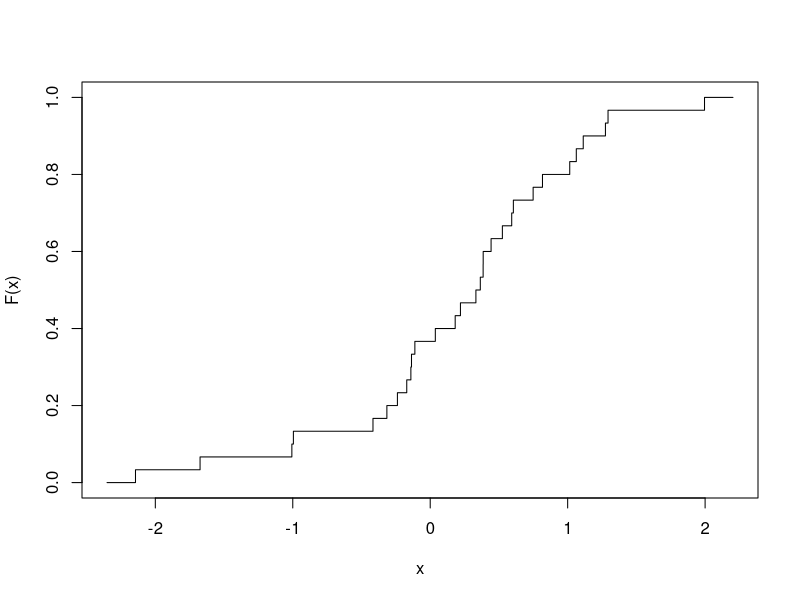
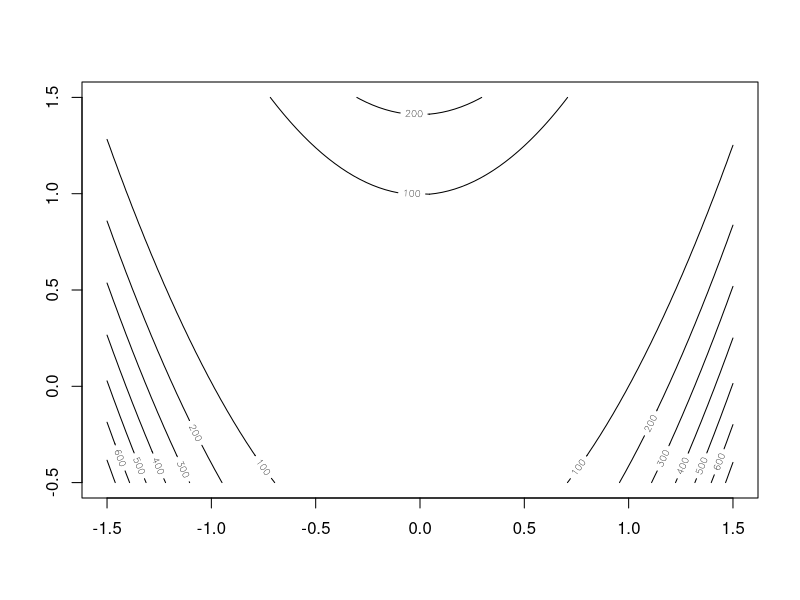
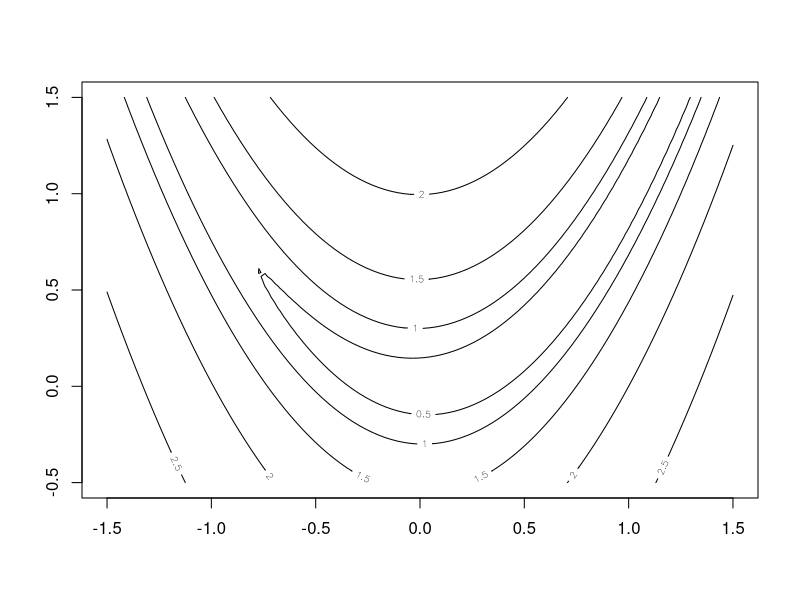
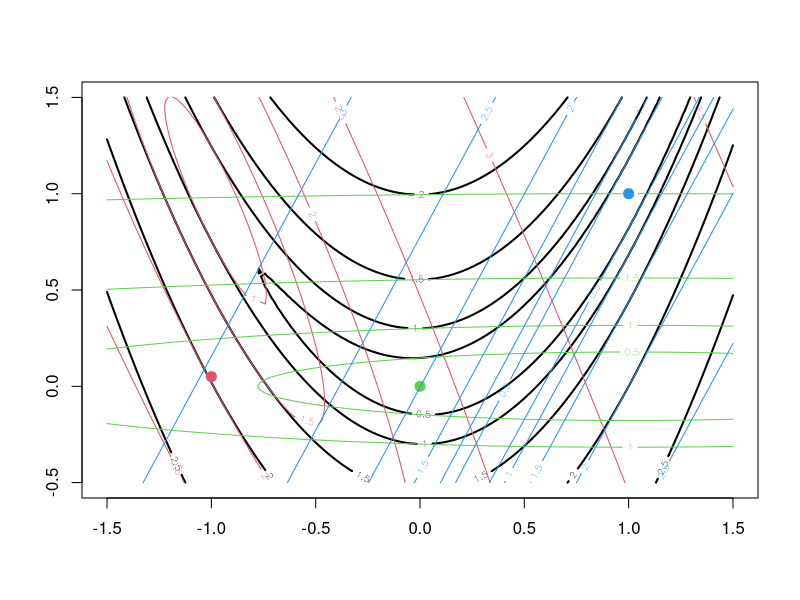
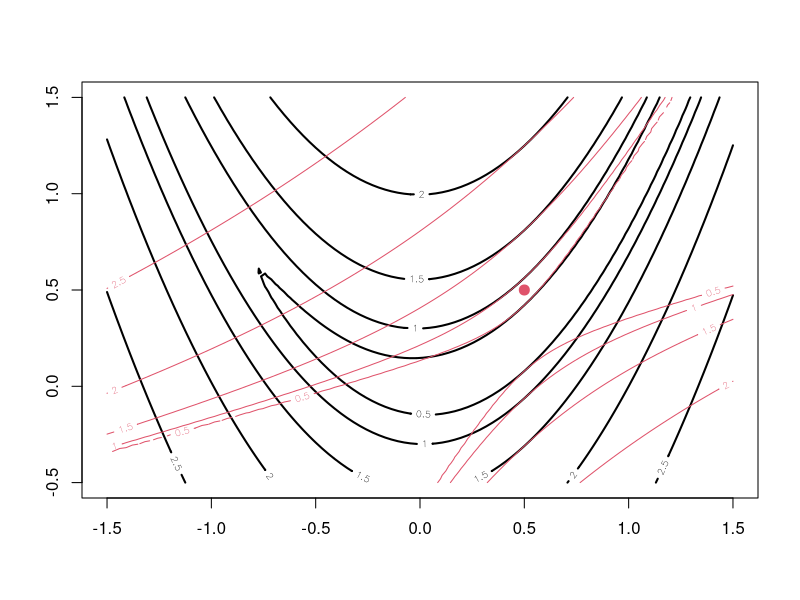

The R source for these figures, in order:
## Solutions to preliminary exercises
## Originally by Simon Wood, Nov 2012

## Q1. Note that `machine precision' is slightly more slippery than
##     is suggested here. The question focuses on the precision implied
##     by the storage of floating point numbers in main memory. The part 
##     of the CPU which carries out floating point operations often 
##     works at a higher precision, carrying more significant figures 
##     in intermendiate quantities. Compilers sometimes use these extra 
##     precision floating point storage locations as temporary storage 
##     to speed up code, which can mean that a program has some of its
##     floating point numbers stored at higher precision than others. 
##     The upshot is that it is usually a bad idea to test floating point
##     numbers for exact equality, even if they should be exactly equal. 
##     Do read Section 1.1 of Press et al. (2007) Numerical Recipes, CUP.
## a)
eps <- 1
x <- 1 
while (x+eps != x) eps <- eps/2
eps/x
# 1.110223e-16

## b)
eps+x==x
# [1] TRUE
eps1 <- eps*1.01
eps1+x==x
# [1] FALSE
## ... confirming the statement

## c) 
.Machine$double.eps

## d) 
eps <- 1
x <- .125
while (x+eps != x) eps <- eps/2
eps/x
#[1] 1.110223e-16

## e) 
eps <- 1
x <- pi
while (x+eps != x) eps <- eps/2
eps/x
#[1] 7.067899e-17

## f)
eps <- 1
x <- 1 
while (x+eps != x) eps <- eps/2
log(1/(2*eps))/log(10) 
#[1] 15.65356

## Q2.
## a)
X <- matrix(runif(100000),1000,100)
z <- rep(0,1000)
system.time(
for (i in 1:1000) {
  for (j in 1:100) z[i] <- z[i] + X[i,j]
})
system.time(z1 <- rowSums(X))
system.time(z2 <- apply(X,1,sum))
range(z-z1)
range(z-z2)

## b)
n <- 100000
z <- rnorm(n)
proc.time()
zneg <- 0;j <- 1
for (i in 1:n) {
  if (z[i]<0) {
    zneg[j] <- z[i]
    j <- j + 1
  }
}
proc.time()
zneg1 <- z[z<0] ## fast alternative
proc.time()
range(zneg1-zneg)

## Q3. 

## basic manipulations....
set.seed(1)
n <- 1000
A <- matrix(runif(n*n),n,n)
x <- runif(n)

xtAx <- t(x)%*%A%*%x

trA <- sum(diag(A)) 

AtXA <- t(A)%*%diag(x)%*%A

AtXA.2 <- t(A)%*%(x*A) ## alternative to above, using `recycling' 

## Q4 
## a)
set.seed(0)
n <- 1000
A <- matrix(runif(n*n),n,n)
x.true <- runif(n)
y <- A%*%x.true

## b)
proc.time()
Ai <- solve(A)
x1 <- Ai%*%y
proc.time() ## took about 4 seconds
mean(abs(x1-x.true))
#[1] 2.869841e-11

## c)
system.time(x2 <- solve(A,y)) ## .8 seconds
mean(abs(x2-x.true))
#[1] 1.356142e-12

## d) It seems that method c) is both faster and more accurate (which is what 
##    theory would confirm).

## Q5. Many solutions are possible. Here is one that does the job.

obs.cdf <- function(x,plot.cdf=TRUE) {
  sx <- sort.int(x,index.return=TRUE) ## order the observations
  n <- length(x)
  sx$F <- 1:n/n  ## \hat F for the ordered data
  if (plot.cdf) {
    dx <- (max(x)-min(x))/20 ## how far to plot beyond data range
    xp <- c(sx$x[1]-dx,sx$x,sx$x[n]+dx) ## the x values for plotting
    xp <- rep(xp,rep(3,n+2))[-1] ## repeat the x values for step function plot
    Fp <- c(0,sx$F,1)  ## \hat F values for plotting
    Fp <- rep(Fp,rep(3,n+2))[-3*(n+2)] ## repeat in same way as x
    plot(xp,Fp,type="l",xlab="x",ylab="F(x)") ## plot!
  }
  sx$F[sx$ix] <- sx$F  ## \hat F in original data order
  sx$F ## return \hat F
}
obs.cdf(rnorm(30))

## Q6... NA

## Q7. 
## a)
rb <- function(x,z) {
  100*(z-x^2)^2 + (1-x)^2 
}

## b)
n <- 100
x <- seq(-1.5,1.5,length=n)
z <- seq(-.5,1.5,length=n)
f <- outer(x,z,rb)
contour(x,z,matrix(f,n,n))

## c)
contour(x,z,matrix(log10(f),n,n),levels=(1:10/2))

## d) 
rb.grad <- function(x,z) {
## gradient of rosenbrocks function at a single point
  g <- rep(NA,2)
  g[2] <- 200*(z-x^2)
  g[1] <- 400*(x^3-z*x) + 2*(x-1)
  g
}

## e)
x0 <- .5; z0 <- 1; eps <- 1e-7
f0 <- rb(x0,z0)
g <- g0 <- rb.grad(x0,z0) ## exact gradiant
## put FD gradiant in g0
g0[1] <- (rb(x0+eps,z0)-f0)/eps
g0[2] <- (rb(x0,z0+eps)-f0)/eps
g;g0 ## compare

## f) 
rb.hess <- function(x,z) {
## Hessian of Rosenbrock's function, at a single point
  H <- matrix(NA,2,2)
  H[2,2] <- 200
  H[1,1] <- 1200*x^2 - 400*z + 2
  H[2,1] <- H[1,2] <- -400*x
  H
}

## g)
H <- H0 <- rb.hess(x0,z0)
H0[,1] <- (rb.grad(x0+eps,z0)-g)/eps
H0[,2] <- (rb.grad(x0,z0+eps)-g)/eps
H;H0

## h)

ad.quad <- function(x,z,col=2,trans=log10,lev=1:10/2) {
## function to add a quadratic approximation to Rosenbrocks
## to a plot of the function, based on a Taylor expansion
## at x,z
  f0 <- rb(x,z)
  g <- rb.grad(x,z)
  H <- rb.hess(x,z)
  qap <- function(x,z,f0,g,H) {
    X <- matrix(c(x,z),length(x),2)
    f0 + X%*%g + rowSums((X%*%H)*X)/2
  }
  n <- 100
  xx <- seq(-1.5,1.5,length=n)
  zz <- seq(-.5,1.5,length=n)
  q <- trans(outer(xx-x,zz-z,qap,f0=f0,g=g,H=H)) 
  contour(xx,zz,matrix(q,n,n),col=col,add=TRUE,levels=lev)
}

## i)

contour(x,z,matrix(log10(f),n,n),levels=(1:10/2),lwd=2)
ad.quad(-1,0.5);points(-1,.05,col=2,pch=20,cex=2)
ad.quad(0,0,col=3);points(0,0,col=3,pch=20,cex=2)
ad.quad(1,1,col=4);points(1,1,col=4,pch=20,cex=2)

## j)
contour(x,z,matrix(log10(f),n,n),levels=(1:10/2),lwd=2)
ad.quad(0.5,0.5);points(.5,.5,col=2,pch=20,cex=2)

## Q8.
## a) 
?optim

## b) versions of rb and rb.grad for `optim' use

rbo <- function(x) {
  100*(x[2]-x[1]^2)^2 + (1-x[1])^2 
}

rbg <- function(x) rb.grad(x[1],x[2])

## c)
optim(c(-.5,1),rbo) ## reports successful convergence

## d)
optim(c(-.5,1),rbo,method="BFGS")
## ... modest improvement

## e)
optim(c(-.5,1),rbo,rbg,method="BFGS")
## ... takes fewer evaluations to converge to much higher accuracy

## f) 
optim(c(-.5,1),rbo,rbg,method="CG",control=list(maxit=11000))
## ... quite slow convergence in this case.

